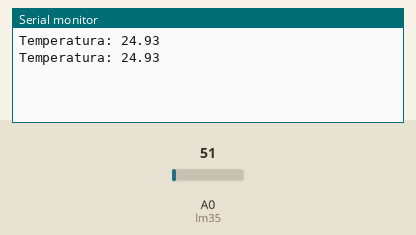
Bench run of a sketch on a simulated Arduino Uno, built with avr-gcc and run on an emulated ATmega328P. Shown: the last lines printed to the serial monitor. The inputs (shaded band) are chosen by the test bench; at power-on: A0 (lm35) = 51.

Above: at 2.8 s.
2.9 s: A0 (lm35) set to 61
At 4.4 s:
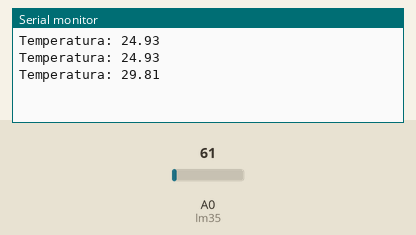
5.6 s: A0 (lm35) set to 71
At 7.2 s:
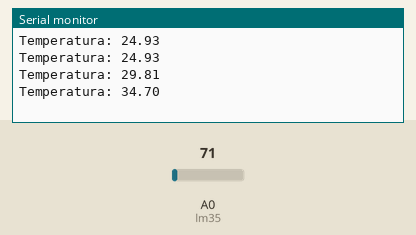
Timing chart, 0 to 8.7 s (numbered marks = the images above; inputs shaded):
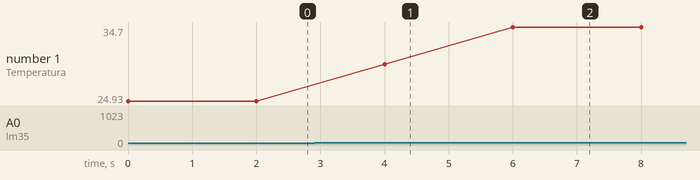

The sketch:

lm_35.ino
```cpp
const int lm35 = A0;
float temperatura;

void setup() {
  Serial.begin(9600);
}

void loop() {
  int leitura = analogRead(lm35);
  temperatura = (5.0 / 1023) * leitura * 100;
  Serial.print ("Temperatura: ");
  Serial.println (temperatura);
  delay (2000);
}
```

Measured:
- after the input at 2.9 s, the serial monitor: prints a new line after 1.1 s (image 1)
- after the input at 5.6 s, the serial monitor: prints a new line after 0.40 s (image 2)
- plotted number 1: 24.93 → 29.81 after the input at 2.9 s, 29.81 → 34.7 after the input at 5.6 s
